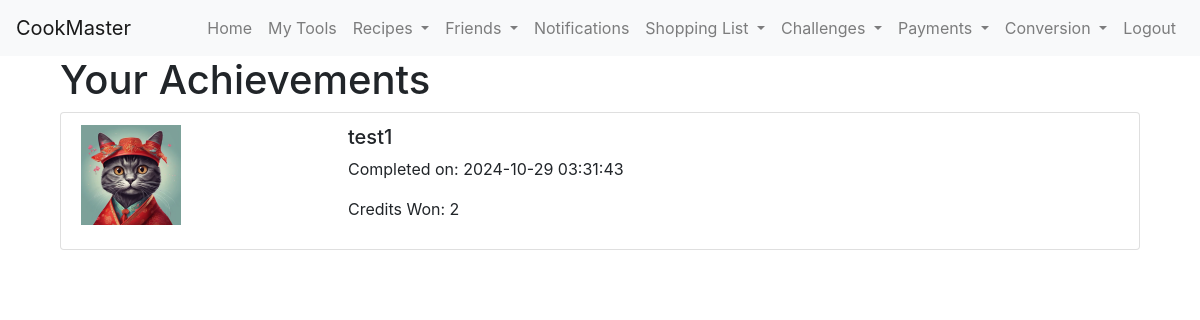
/achievements (signed in), run on the app's committed database.
### app/models.py (models this page shows, shortened)
class Challenge(db.Model):
    __tablename__ = 'challenge'
    id = db.Column(db.Integer, primary_key=True)
    name = db.Column(db.String(100), nullable=False)
    icon = db.Column(db.String(100))  # Path to the icon
    creator_id = db.Column(db.Integer, db.ForeignKey('user.id'), nullable=False)
    credits_required = db.Column(db.Integer, nullable=False)
    duration = db.Column(db.Integer, nullable=False)  # Duration in seconds
    started_at = db.Column(db.DateTime, nullable=False)  # Start time of the challenge
    ended = db.Column(db.Boolean, default=False)  # Field to mark if the challenge has ended
    participants = db.relationship('ChallengeParticipant', backref='challenge_participation', lazy=True, cascade="all, delete-orphan")

class Achievement(db.Model):
    __tablename__ = 'achievement'
    id = db.Column(db.Integer, primary_key=True)
    user_id = db.Column(db.Integer, db.ForeignKey('user.id'), nullable=False)  # ForeignKey to User
    challenge_id = db.Column(db.Integer, db.ForeignKey('challenge.id'), nullable=False)  # ForeignKey to Challenge
    challenge_name = db.Column(db.String(100), nullable=False)
    credits_won = db.Column(db.Integer, nullable=False)
    completion_time = db.Column(db.DateTime, nullable=False)  # Store when the achievement was completed

### app/user_routes.py (the view, shortened to what this page needs)
@user.route('/achievements')
@login_required
def achievements():
    completed_challenges = Challenge.query.filter_by(ended=True).all()
    for challenge in completed_challenges:
        total_wagered_credits = db.session.query(
            db.func.sum(ChallengeParticipant.wagered_credits)
        ).filter_by(challenge_id=challenge.id).scalar() or 0
        winner = ChallengeParticipant.query.filter_by(
            challenge_id=challenge.id
        ).order_by(ChallengeParticipant.progress.desc()).first()
    user_achievements = Achievement.query.filter_by(user_id=current_user.id).all()
    completed_challenges_data = []
    for achievement in user_achievements:
        challenge = Challenge.query.get(achievement.challenge_id)
        completed_challenges_data.append({
            'name': achievement.challenge_name,
            'completion_time': achievement.completion_time.strftime('%Y-%m-%d %H:%M:%S'),
            'image': challenge.icon if challenge else 'default_icon.jpg',
            'credits': achievement.credits_won
        })
    return render_template('achievements.html', completed_challenges=completed_challenges_data)

### app/__init__.py (called while the page is built)
@login_manager.user_loader
def load_user(user_id):
    from app.models import User
    return User.query.get(int(user_id))

### app/templates/achievements.html
{% extends "base.html" %}
{% block content %}
  <div class="container">
    <h1>Your Achievements</h1>
    {% if completed_challenges %}
      <ul class="list-group">
        {% for challenge in completed_challenges %}
          <li class="list-group-item">
            <div class="row">
              <div class="col-md-3">
                <img src="{{ url_for('static', filename='challenges/' + challenge.image) }}" alt="{{ challenge.name }}" class="img-fluid" style="max-width: 100px; max-height: 100px;">
              </div>
              <div class="col-md-9">
                <h5>{{ challenge.name }}</h5>
                <p>Completed on: {{ challenge.completion_time }}</p>
                <p>Credits Won: {{ challenge.credits }}</p>
              </div>
            </div>
          </li>
        {% endfor %}
      </ul>
    {% else %}
      <p>You haven't completed any challenges yet.</p>
    {% endif %}
  </div>
{% endblock %}

### data on the page
Challenge: icon (picture)
Achievement: name "test1"

### other printed values
{{ challenge.completion_time }} "2024-10-29 03:31:43"
{{ challenge.credits }} "2"
